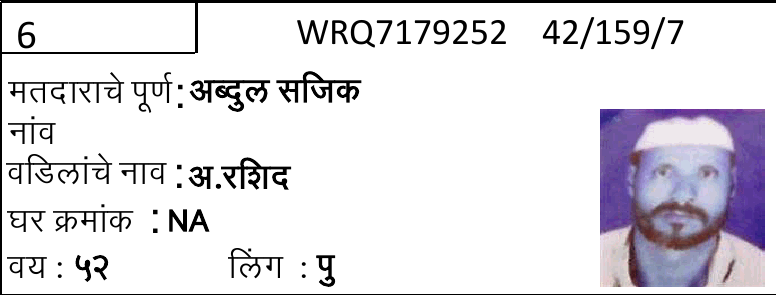
#> input picture data/1.png, 776 x 295 px, given in place of 0.png, which was not available
$ python taskflow.py
#> lines starting #> are read from the running program, lines starting #| are printed output that depends on the picture
### blocks/detect_age.py
import cv2
import os
from split_numbers import split_img, resize
from skimage.metrics import structural_similarity as ssim

TEMPLATE_DIR = "../digits/templates/"
STANDARD_SIZE = 64   # single int is easier for centering

def load_templates():
    templates = {}
    for i in range(10):
        path = os.path.join(TEMPLATE_DIR, f"{i}.png")
        img = cv2.imread(path, cv2.IMREAD_GRAYSCALE)
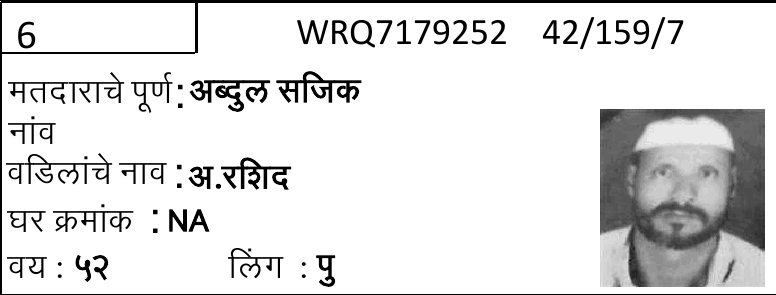
#> img: shape (295, 776); min 0, max 255, mean 223.5
#> pass 3 of the loop in load_templates, `for i in range(10):`:
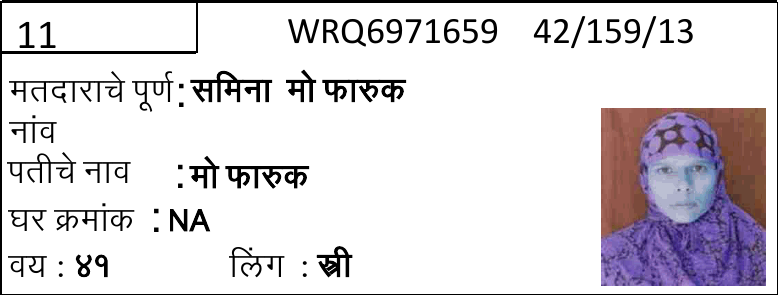
#> input picture data/2.png, 778 x 295 px, found by its file name
#> in load_templates, `img = cv2.imread(path, cv2.IMREAD_GRAYSCALE)`:
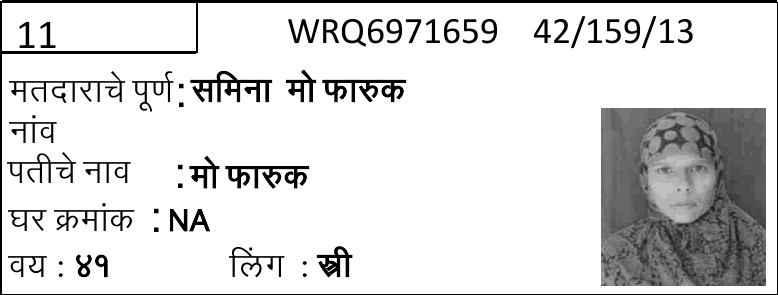
#> img: shape (295, 778); min 0, max 255, mean 218.1
#> the loop made 8 passes; the first 3 are shown
        if img is None:
#> (the run stopped early here; a loop or call above may not have finished)
